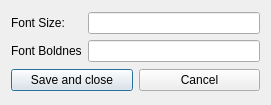
<?xml version="1.0" encoding="UTF-8"?>
<ui version="4.0">
 <class>FontSizeDialog</class>
 <widget class="QDialog" name="FontSizeDialog">
  <property name="geometry">
   <rect>
    <x>0</x>
    <y>0</y>
    <width>271</width>
    <height>105</height>
   </rect>
  </property>
  <property name="windowTitle">
   <string>Dialog</string>
  </property>
  <layout class="QGridLayout" name="gridLayout">
   <item row="0" column="0">
    <layout class="QVBoxLayout" name="verticalLayout">
     <item>
      <widget class="QLabel" name="label">
       <property name="text">
        <string>Font Size:</string>
       </property>
      </widget>
     </item>
     <item>
      <widget class="QLabel" name="label_2">
       <property name="text">
        <string>Font Boldnes</string>
       </property>
      </widget>
     </item>
    </layout>
   </item>
   <item row="0" column="1">
    <layout class="QVBoxLayout" name="verticalLayout_2">
     <item>
      <widget class="QLineEdit" name="lineEditFontSize"/>
     </item>
     <item>
      <widget class="QLineEdit" name="lineEditFontBold"/>
     </item>
    </layout>
   </item>
   <item row="1" column="0" colspan="2">
    <layout class="QHBoxLayout" name="horizontalLayout">
     <item>
      <widget class="QPushButton" name="pushButtonSaveAndClose">
       <property name="text">
        <string>Save and close</string>
       </property>
      </widget>
     </item>
     <item>
      <widget class="QPushButton" name="pushButtonCancel">
       <property name="text">
        <string>Cancel</string>
       </property>
      </widget>
     </item>
    </layout>
   </item>
  </layout>
 </widget>
 <resources/>
 <connections/>
</ui>
